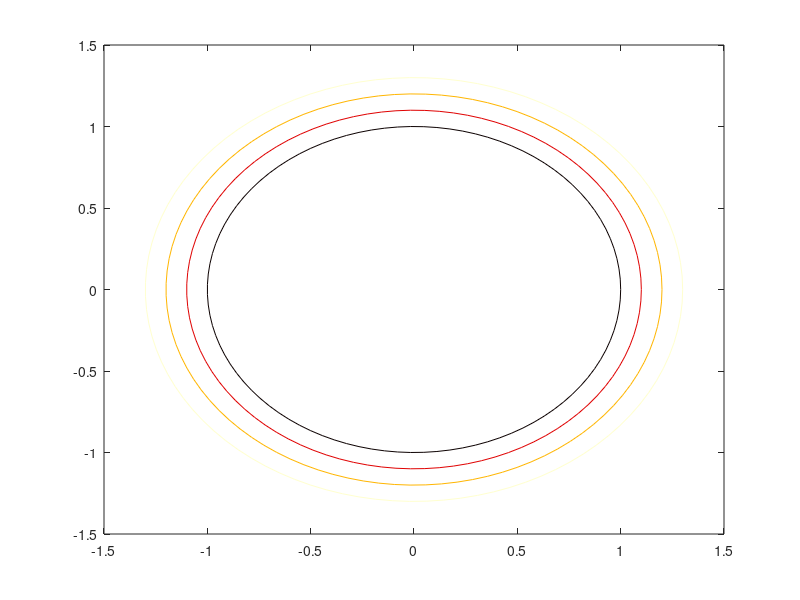

Source code (MATLAB): (Note: this script raises an error after producing the figure.)
hold off
color_index = 1;
c = hot;
for i = 0:10
    r = 1 + i*0.1;
    N=100;                         
    theta=linspace(0,2*pi,N); 
    x=r*cos(theta);
    y=r*sin(theta);
    plot(x,y, "LineWidth",0.3, "color", c(color_index,:));
    color_index = color_index + 20;
    hold on
end
